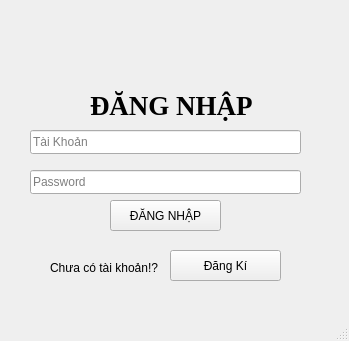
<?xml version="1.0" encoding="UTF-8"?>
<ui version="4.0">
 <class>DangkiKhoaHoc</class>
 <widget class="QMainWindow" name="DangkiKhoaHoc">
  <property name="geometry">
   <rect>
    <x>0</x>
    <y>0</y>
    <width>349</width>
    <height>341</height>
   </rect>
  </property>
  <property name="windowTitle">
   <string>DangkiKhoaHoc</string>
  </property>
  <widget class="QWidget" name="centralwidget">
   <widget class="QLineEdit" name="matkhau">
    <property name="geometry">
     <rect>
      <x>30</x>
      <y>170</y>
      <width>271</width>
      <height>24</height>
     </rect>
    </property>
    <property name="placeholderText">
     <string>Password</string>
    </property>
   </widget>
   <widget class="QLineEdit" name="taikhoan">
    <property name="geometry">
     <rect>
      <x>30</x>
      <y>130</y>
      <width>271</width>
      <height>24</height>
     </rect>
    </property>
    <property name="placeholderText">
     <string>Tài Khoản</string>
    </property>
   </widget>
   <widget class="QLabel" name="label">
    <property name="geometry">
     <rect>
      <x>90</x>
      <y>80</y>
      <width>211</width>
      <height>51</height>
     </rect>
    </property>
    <property name="font">
     <font>
      <family>Times New Roman</family>
      <pointsize>20</pointsize>
      <bold>true</bold>
     </font>
    </property>
    <property name="text">
     <string>ĐĂNG NHẬP</string>
    </property>
   </widget>
   <widget class="QPushButton" name="btn_dn">
    <property name="geometry">
     <rect>
      <x>110</x>
      <y>200</y>
      <width>111</width>
      <height>31</height>
     </rect>
    </property>
    <property name="text">
     <string>ĐĂNG NHẬP</string>
    </property>
   </widget>
   <widget class="QPushButton" name="btn_dn_to_dk">
    <property name="geometry">
     <rect>
      <x>170</x>
      <y>250</y>
      <width>111</width>
      <height>31</height>
     </rect>
    </property>
    <property name="text">
     <string>Đăng Kí</string>
    </property>
   </widget>
   <widget class="QLabel" name="label_2">
    <property name="geometry">
     <rect>
      <x>50</x>
      <y>260</y>
      <width>111</width>
      <height>16</height>
     </rect>
    </property>
    <property name="text">
     <string>Chưa có tài khoản!?</string>
    </property>
   </widget>
  </widget>
  <widget class="QMenuBar" name="menubar">
   <property name="geometry">
    <rect>
     <x>0</x>
     <y>0</y>
     <width>349</width>
     <height>21</height>
    </rect>
   </property>
  </widget>
  <widget class="QStatusBar" name="statusbar"/>
 </widget>
 <resources/>
 <connections/>
</ui>
